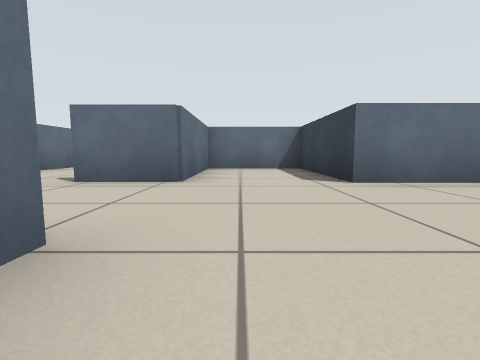
View 1 (above)

16 first-person views from a walk through a world built for the Player/Stage simulator. The camera is 0.39 m above the floor, tilts 6° down and sees 85° across. Floor lines are 1 m apart. The floor is counted in squares, 1 m on a side. Each view is taken from the middle of a square. On the plan, view 1 faces up. The plan holds only what a view shows up to about 9 squares ahead; the rest is blank. Robots are left out.

View 2
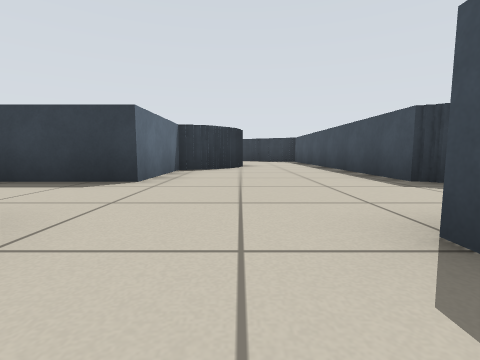

View 3
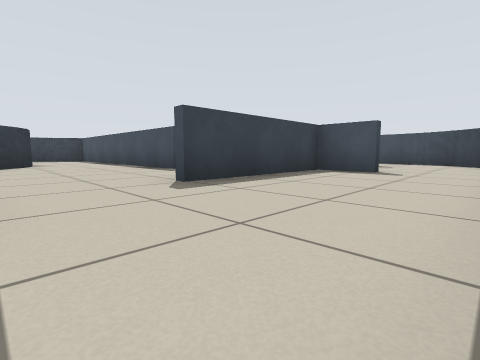

View 4
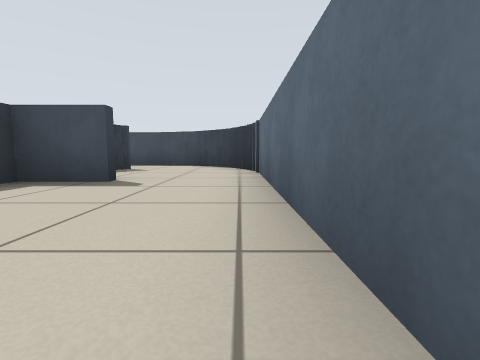

View 5
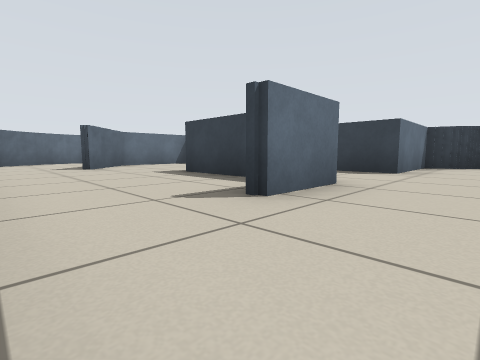

View 6
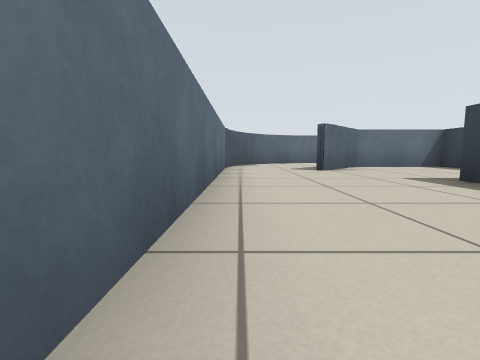

View 7
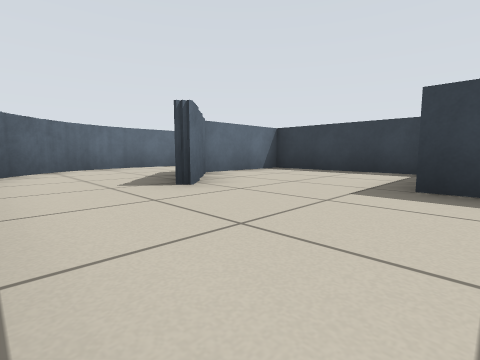

View 8
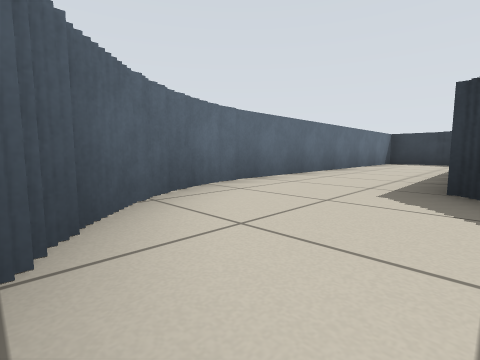

View 9
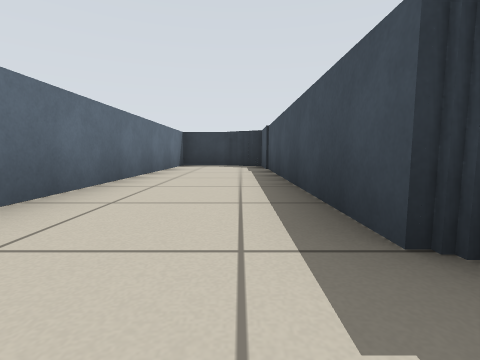

View 10
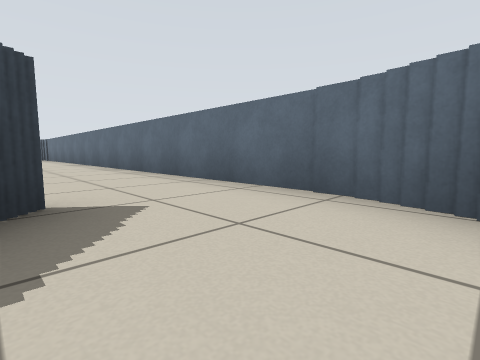

View 11
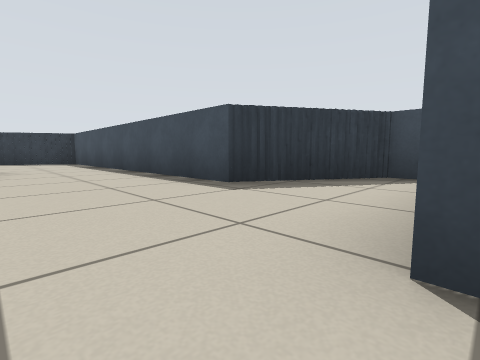

View 12
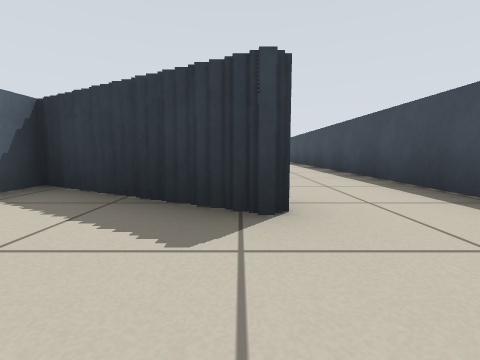

View 13
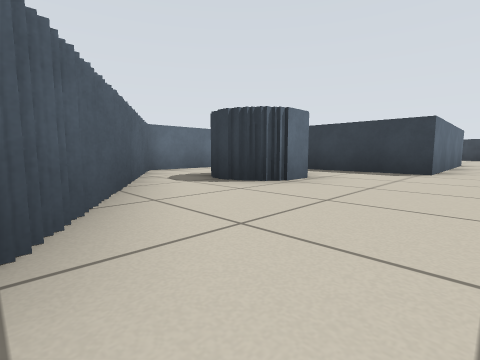

View 14
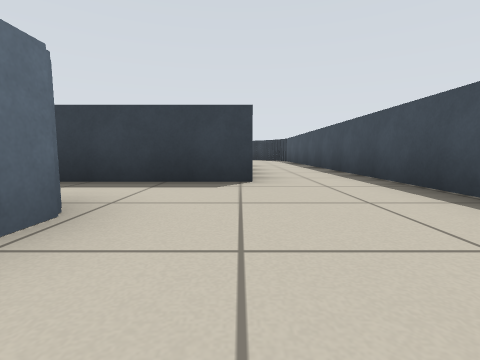

View 15
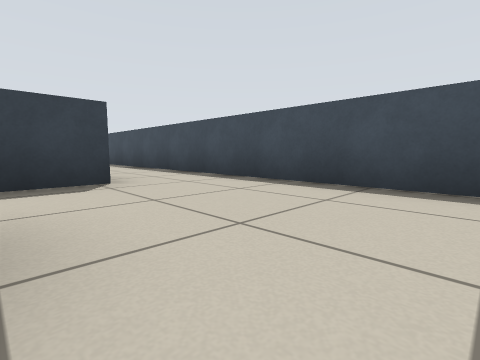

View 16
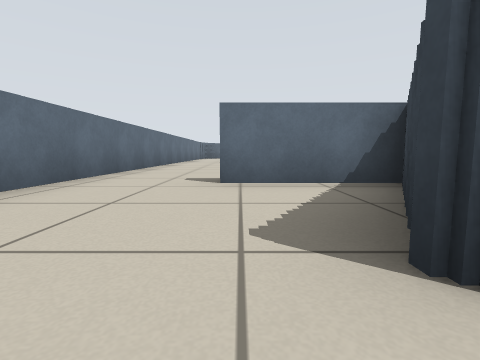

### Floor plan
Ten units are one square. View 1 is at (0, 0); x grows to the right and y downward. Boxes are objects, and circles mark ways between rooms. Rooms are numbered by the first view taken in them; rooms with no view inside come last. Other rooms are left out.
<svg viewBox="-49 -132 144 208">
<path fill="none" stroke="#000" d="M39 -26 39 -35 15 -35 15 -64 -8 -64 -8 -35M15 5 15 3 65 3M12 12 12 6M9 18 9 11M-1 25 6 25M-8 -35 -22 -35M-24 25 -10 25 -10 -11M-10 -49 -10 -66M-1 27 -22 27M-1 31 -1 25M-4 36 -4 30M-7 42 -7 36M-10 50 -10 41M-13 54 -13 49M-34 64 -29 64M-19 -88 -24 -88M-28 69 -20 69M-21 71 -6 71M-14 -92 -19 -92M-44 -105 -44 48M-11 -103 54 -103M-19 -124 -28 -124M-29 -120 -34 -120M-32 -116 -38 -116M58 -108 58 -112M59 -111 59 -127 -20 -127M-41 -110 -41 -104M28 39 19 39M20 37 15 37 15 28M-6 71 86 71M89 52 45 52 45 25M15 -70 15 -101 -10 -101"/>
<circle cx="-10" cy="-25" r="3" fill="#2a7"/>
<circle cx="-30" cy="-95" r="3" fill="#2a7"/>
<circle cx="-10" cy="60" r="3" fill="#2a7"/>
<circle cx="-10" cy="-80" r="3" fill="#2a7"/>
<text x="20" y="-20">1</text>
<text x="-30" y="-10">2</text>
<text x="10" y="-110">3</text>
<text x="30" y="50">4</text>
<text x="-10" y="-90">5</text>
</svg>
Room 1 opens to room 2. Room 2 opens to room 3. Room 2 opens to room 4. Room 2 opens to room 5.

Where each view was taken, in squares from view 1:
view 1: 0 up, 0 right, facing up
view 2: 2 up, 2 left, facing right
view 3: 3 up, 4 left, facing down-right
view 4: 1 up, 4 left, facing down
view 5: 2 up, 4 left, facing up-right
view 6: 3 up, 4 left, facing up
view 7: 6 up, 4 left, facing up-right
view 8: 10 up, 4 left, facing up-right
view 9: 11 up, 2 left, facing right
view 10: 11 up, 2 left, facing down-left
view 11: 2 up, 1 left, facing down-right
view 12: 5 down, 3 left, facing right
view 13: 6 down, 1 left, facing up-right
view 14: 5 down, 1 right, facing right
view 15: 4 down, 1 right, facing down-right
view 16: 6 down, 2 left, facing up
